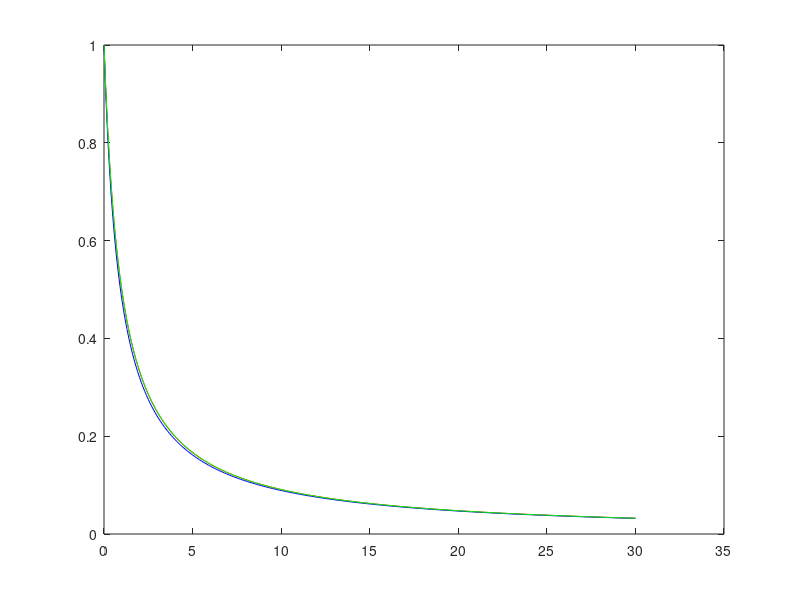
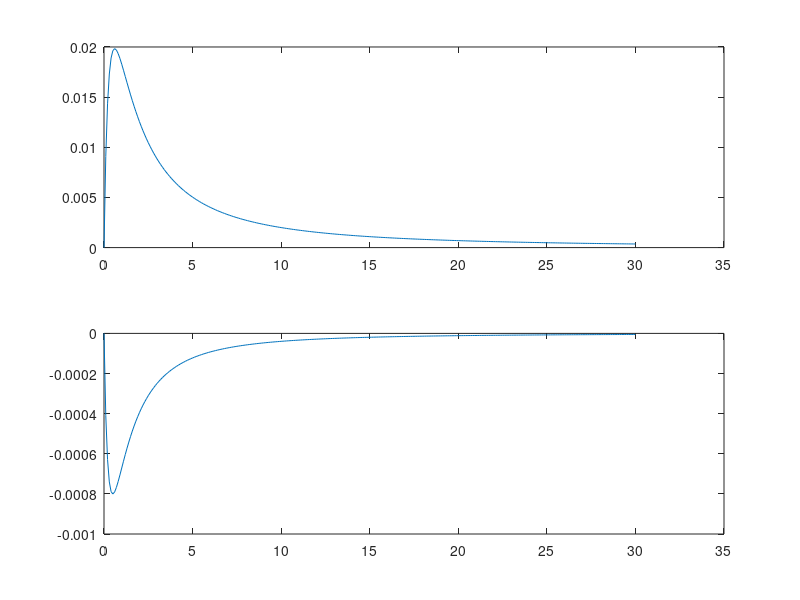

Here is the MATLAB script that generated these plots, in order:
% Integrator Example 03


clear all
close all
clc

y(1) = 1;
yy(1) = 1;
t(1) = 0;
h = .1;
f = @(y) -y^2;

for ii = 1:300
    % Euler Trapezoidal.
    pred = yy(ii) + h*(-yy(ii)^2);
    yy(ii+1) = yy(ii) + h/2*(-pred^2 + -yy(ii)^2);
    
    t(ii+1) = t(ii) + h;
    
end

for ii = 1:300

    y(ii+1) = y(ii) + h*(-y(ii)^2);
    
    t(ii+1) = t(ii) + h;
    
end

Exact = 1./(1+t);

figure
plot(t,Exact,'r',t,y,'b',t,yy,'g')

figure
subplot(211)
plot(t,(Exact-y))
subplot(212)
plot(t,(Exact-yy))

